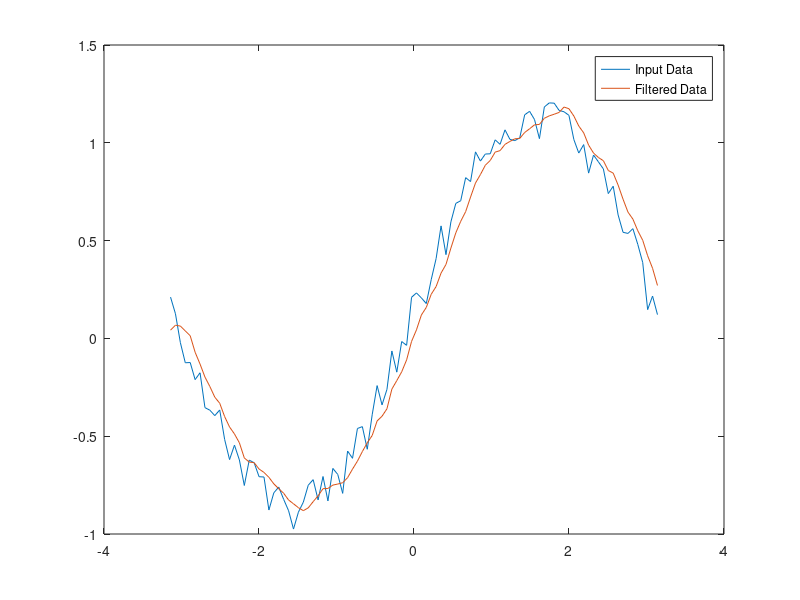
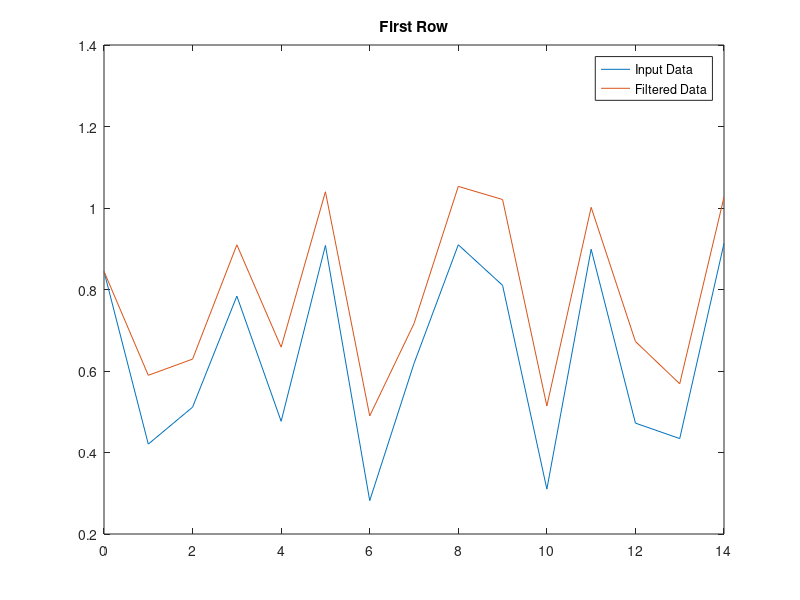
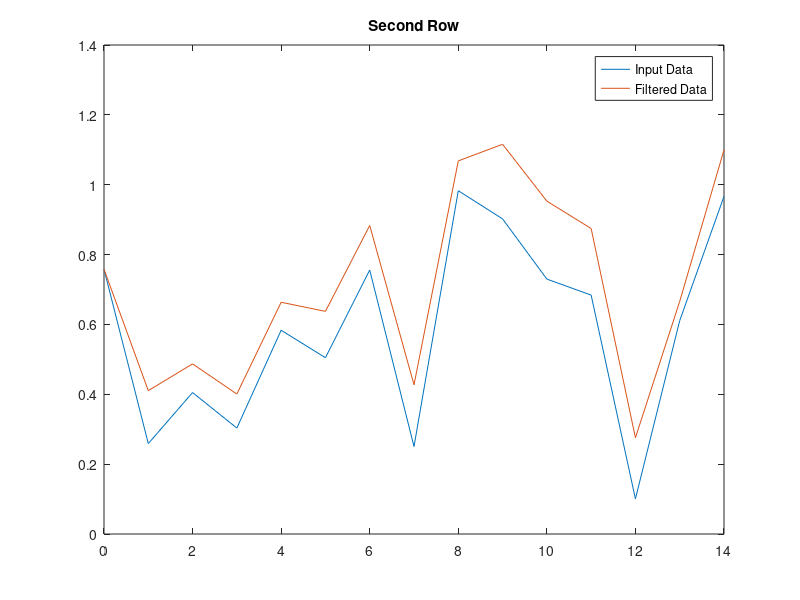

MATLAB code for these plots, in order:
% Moving-Average Filter 
t = linspace(-pi,pi,100);
rng default  %initialize random number generator
x = sin(t) + 0.25*rand(size(t));

windowSize = 5; 
b = (1/windowSize)*ones(1,windowSize);
a = 1;

y = filter(b,a,x);

figure(1);
plot(t,x)
hold on
plot(t,y)
legend('Input Data','Filtered Data')

% Filter Matrix Rows
rng default  %initialize random number generator
x = rand(2,15);

b = 1;
a = [1 -0.2];

y = filter(b,a,x,[],2);

t = 0:length(x)-1;  %index vector

figure(2)
plot(t,x(1,:))
hold on
plot(t,y(1,:))
legend('Input Data','Filtered Data')
title('First Row')

figure(3)
plot(t,x(2,:))
hold on
plot(t,y(2,:))
legend('Input Data','Filtered Data')
title('Second Row')

% Filter Data in Sections
x = randn(10000,1);

x1 = x(1:5000);
x2 = x(5001:end);
b = [2,3];
a = [1,0.2];
[y1,zf] = filter(b,a,x1);
y2 = filter(b,a,x2,zf);
y = filter(b,a,x);

isequal(y,[y1;y2])